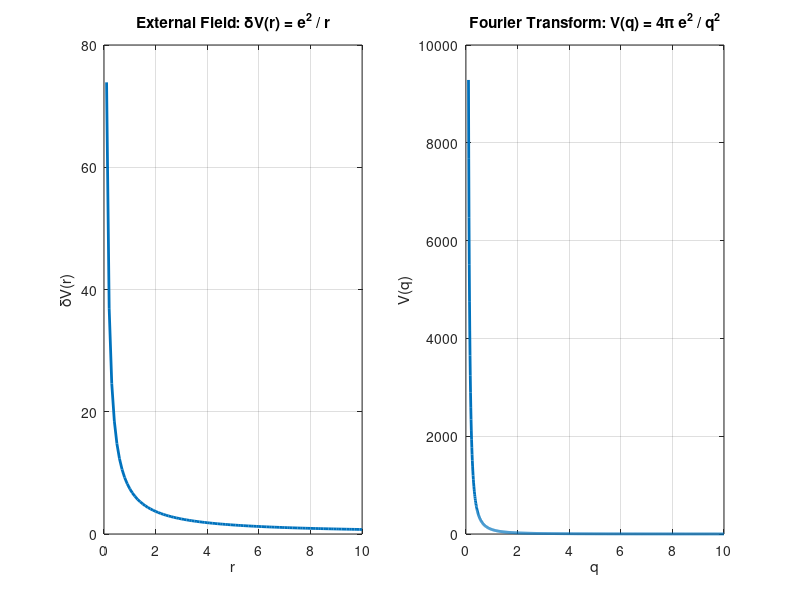

MATLAB code for this plot: (Note: this script raises an error after producing the figure.)
% Define the external field and its Fourier transform functions
deltaV = @(r) exp(2) ./ r;
V = @(q) 4 * pi * exp(2) ./ q.^2;

% Set the range of r values for the external field
r = linspace(0.1, 10, 100); % Choose the range according to your preference

% Create a figure window for real-time plotting
figure;

% Plot the external field
subplot(1, 2, 1);
h1 = plot(r, deltaV(r), 'LineWidth', 2);
xlabel('r');
ylabel('\deltaV(r)');
title('External Field: \deltaV(r) = e^2 / r');
grid on;

% Plot the Fourier transform
subplot(1, 2, 2);
q = linspace(0.1, 10, 1000); % Choose the range of q values for the Fourier transform
V_vals = V(q);
h2 = plot(q, V_vals, 'LineWidth', 2);
xlabel('q');
ylabel('V(q)');
title('Fourier Transform: V(q) = 4\pi e^2 / q^2');
grid on;

% Add an interactive data cursor to display Fourier transform values
dcm_obj = datacursormode(gcf);
set(dcm_obj, 'Enable', 'on');
set(dcm_obj, 'UpdateFcn', @dataCursorUpdate);

% Update function for data cursor display
function txt = dataCursorUpdate(~, event)
    pos = get(event, 'Position');
    r = pos(1);
    q = pos(1);
    V_val = V(q);
    txt = {['r = ' num2str(r)], ['q = ' num2str(q)], ['V(q) = ' num2str(V_val)]};
    subplot(1, 2, 1);
    hold on;
    plot(r, deltaV(r), 'ro', 'MarkerSize', 8); % Plot a red marker on the external field plot
    hold off;
    subplot(1, 2, 2);
    hold on;
    plot(q, V_val, 'ro', 'MarkerSize', 8); % Plot a red marker on the Fourier transform plot
    hold off;
end
